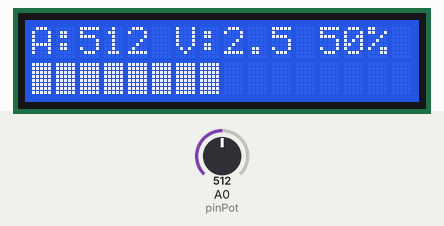
A sketch run on a simulated Arduino Uno, built with avr-gcc and run on an emulated ATmega328P. Parts: 16×2 character LCD. The test bench sets the inputs (shaded band); at power-on: A0 (pinPot) = 512. What the sketch prints to the serial monitor is not drawn.

Above: at 1.2 s.
1.3 s: A0 (pinPot) set to 110
At 2.6 s:
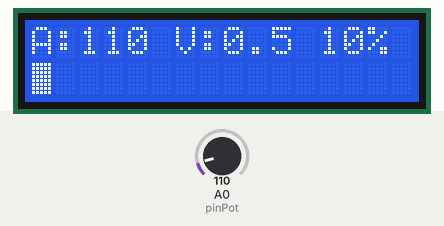
3.0 s: A0 (pinPot) set to 95
At 4.3 s:
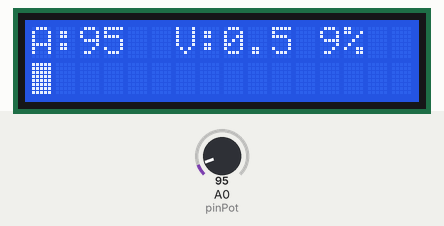
4.6 s: A0 (pinPot) set to 11
At 6.0 s:
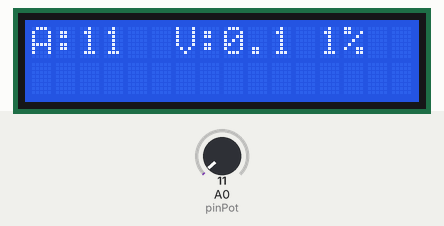
6.3 s: A0 (pinPot) set to 8
At 7.4 s:
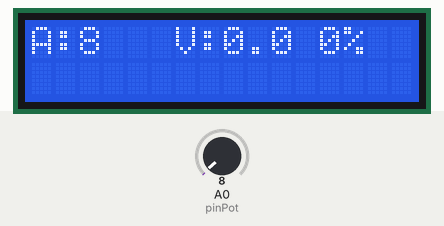
7.9 s: A0 (pinPot) set to 306
At 8.8 s:
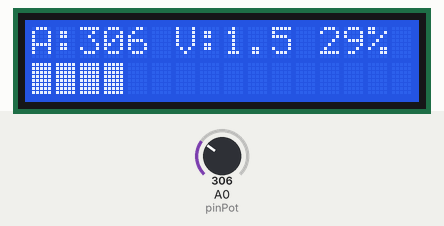
9.5 s: A0 (pinPot) set to 511
At 10.8 s:
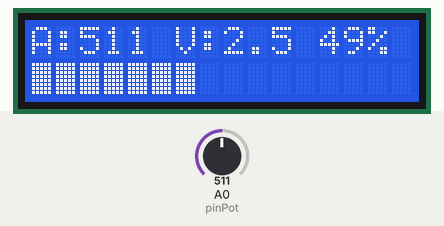
Timing chart, 0 to 12.2 s (numbered marks = the images above; inputs shaded):
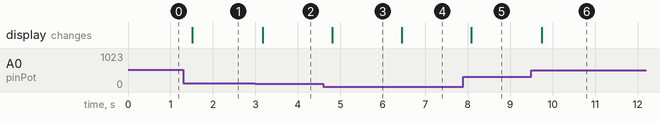

Measured:
- after the input at 1.3 s, the display: changes after 0.22 s (image 1)
- after the input at 3.0 s, the display: changes after 0.17 s (image 2)
- after the input at 4.6 s, the display: changes after 0.21 s (image 3)
- after the input at 6.3 s, the display: changes after 0.15 s (image 4)
- after the input at 7.9 s, the display: changes after 0.19 s (image 5)
- after the input at 9.5 s, the display: changes after 0.24 s (image 6)

The sketch:

buatisitabel.ino
```cpp
#include <Wire.h>
#include <LiquidCrystal_I2C.h>
#include <Arduino.h>

LiquidCrystal_I2C lcd(0x27, 16, 2);

const int pinPot = A0;

void setup() {
  Serial.begin(9600);
  lcd.init();
  lcd.backlight();
}

void loop() {
  int adc = analogRead(pinPot);

  float volt = adc * (5.0 / 1023.0);
  int persen = map(adc, 0, 1023, 0, 100);

  Serial.print("Nilai ADC: ");
  Serial.print(adc);
  Serial.print(" ");
  Serial.print("Nilai Volt: ");
  Serial.print(volt);
  Serial.print(" ");
  Serial.print("Nilai %: ");
  Serial.print(persen);
  Serial.println("");

  // ===== LCD BARIS 1 (SEJAJAR) =====
  lcd.setCursor(0, 0);
  lcd.print("A:");
  lcd.print(adc);
  lcd.print("   "); // clear sisa

  lcd.setCursor(6, 0);
  lcd.print("V:");
  lcd.print(volt, 1); // 1 desimal biar muat
  lcd.print(" ");

  lcd.setCursor(12, 0);
  lcd.print(persen);
  lcd.print("% ");

  // ===== BARIS 2 (BAR) =====
  int panjangBar = map(adc, 0, 1023, 0, 16);

  lcd.setCursor(0, 1);
  for (int i = 0; i < 16; i++) {
    if (i < panjangBar) {
      lcd.print((char)255);
    } else {
      lcd.print(" ");
    }
  }

  delay(200);
}
```
